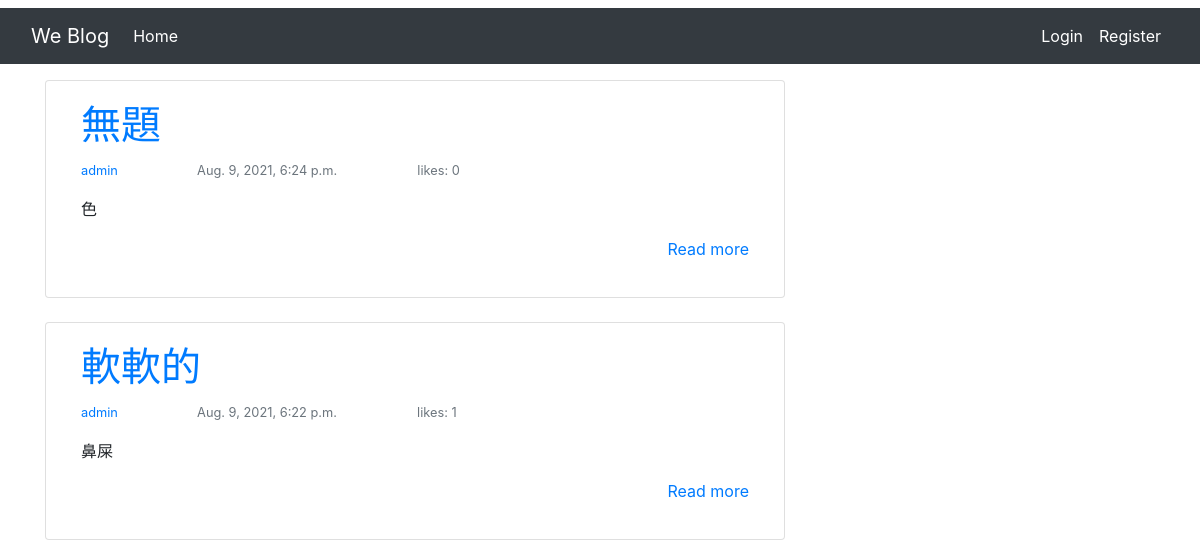
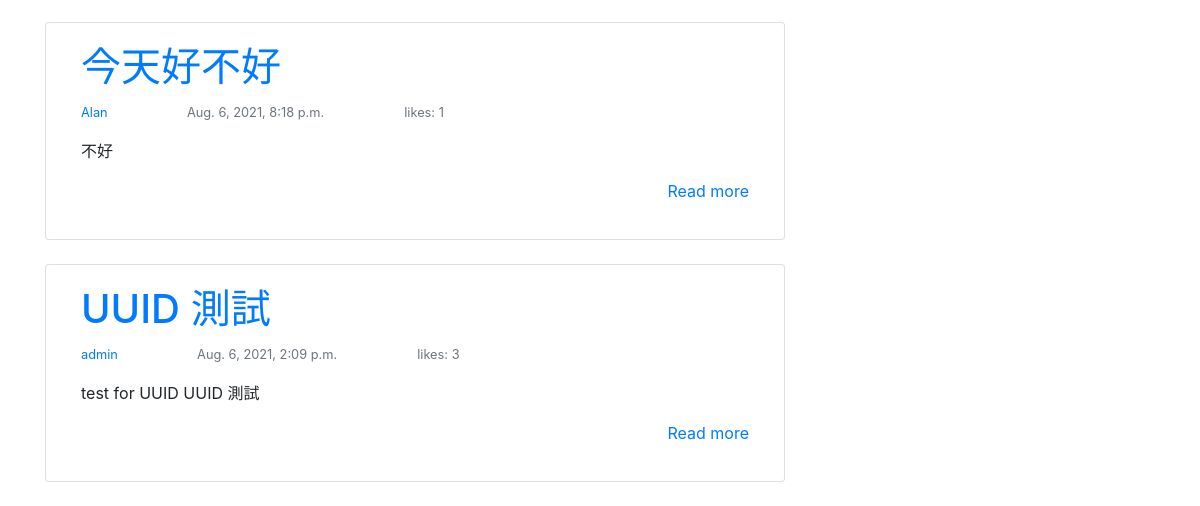
The page /blog/post/ on the database as committed earlier (2 pictures, top to bottom).
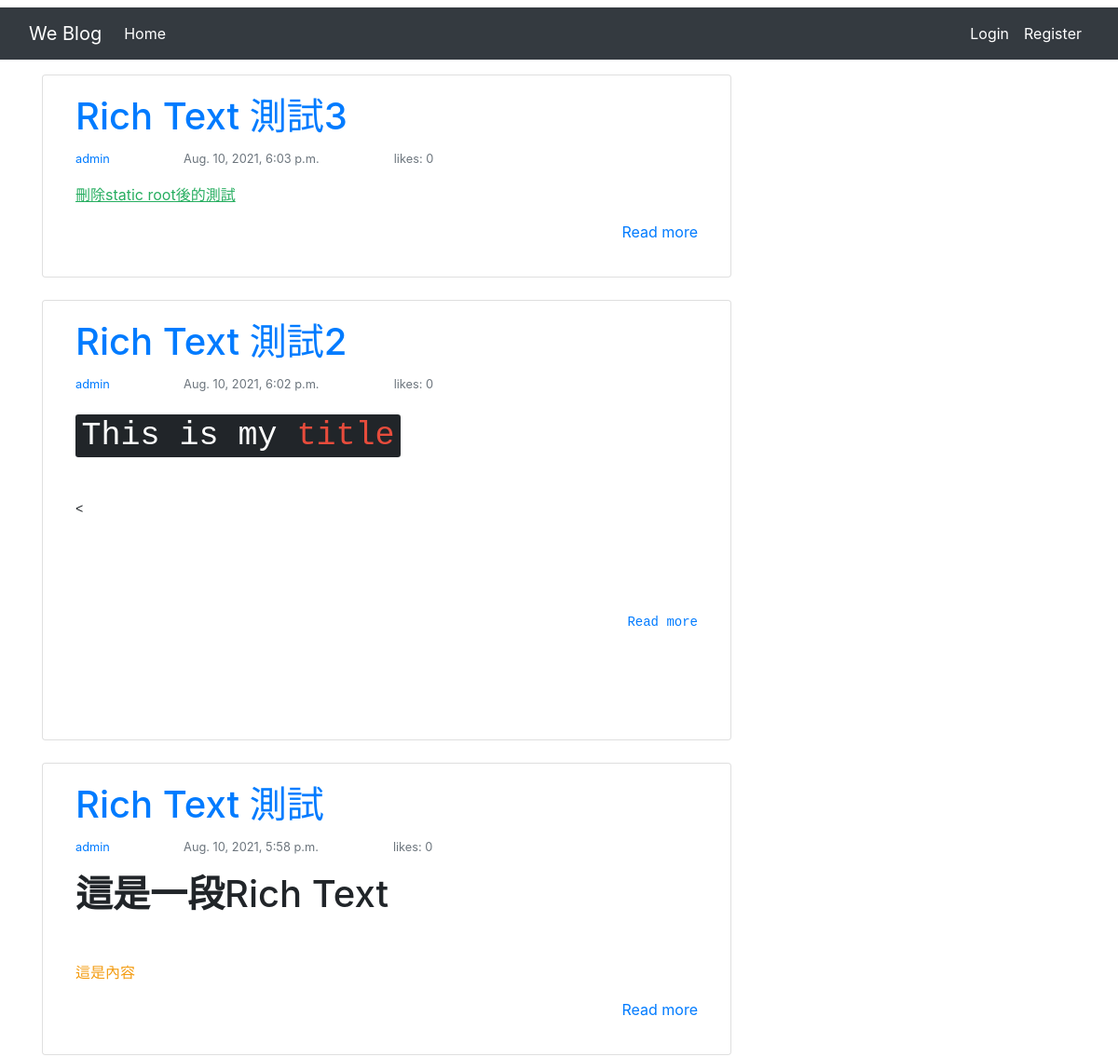
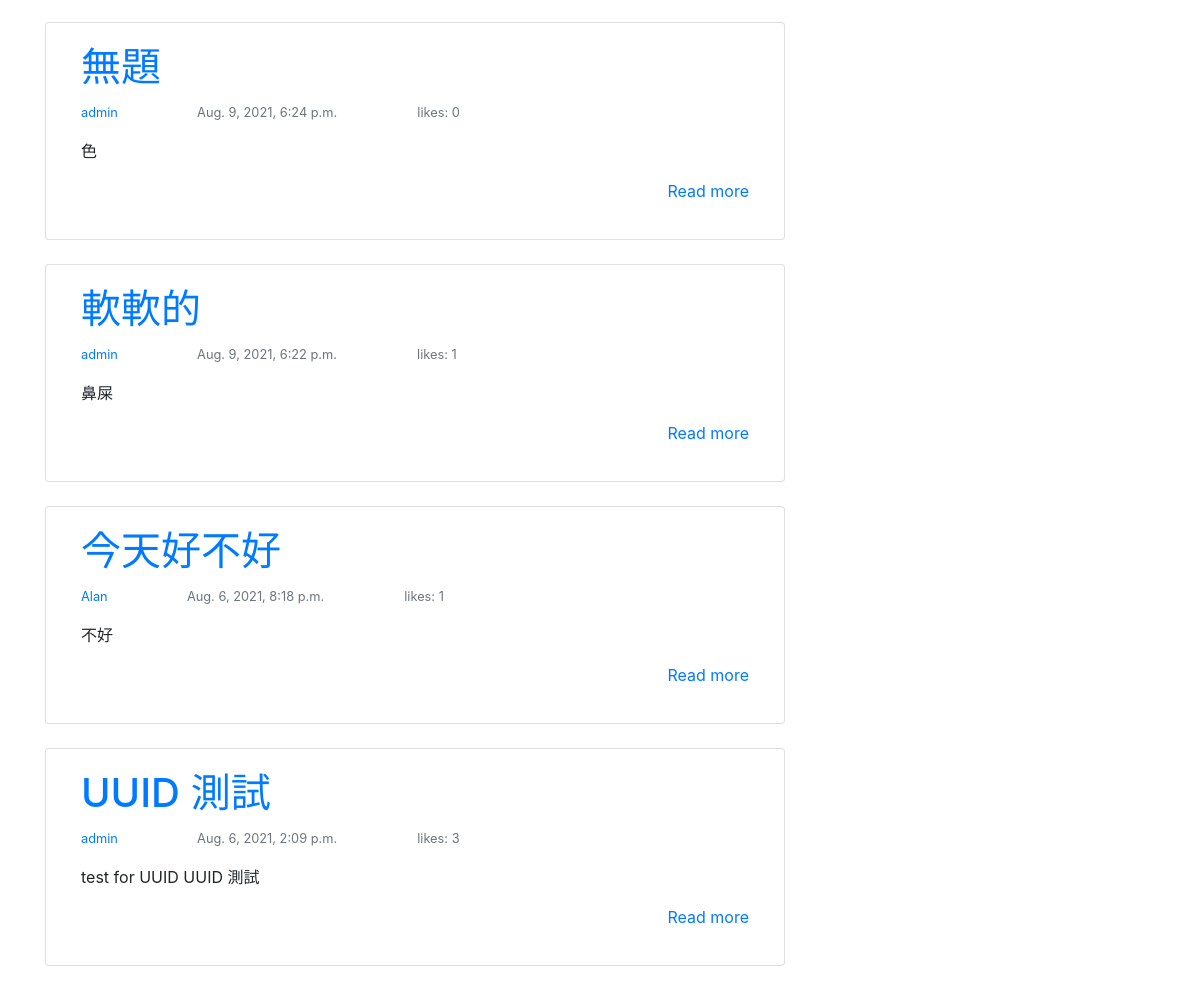
The same page on the database as committed later (2 pictures, top to bottom).
### post/models.py (models this page shows, shortened)
class Post(models.Model):
    title = models.CharField(max_length=50, unique=True)
    uuid = models.UUIDField(default=uuid.uuid4, editable=False, unique=True)
    author = models.ForeignKey(
        User, on_delete=models.CASCADE, related_name="blog_posts"
    )
    image = models.ImageField(null=True, blank=True, upload_to="images/post/")
    updated_date = models.DateTimeField(auto_now=True)
    content = RichTextField(blank=False, null=True)
    created_date = models.DateTimeField(auto_now_add=True)
    status = models.IntegerField(choices=STATUS, default=0)
    likes = models.ManyToManyField(User, related_name="blog_likes")
    class Meta:
        ordering = ["-created_date"]

### post/views.py (the view)
# urls.py: path("", PostListView.as_view(), name="post-list"),
class PostListView(ListView):
    model = Post
    template_name = "post/post_list.html"

### templates/post/post_list.html (shortened to what this page needs)
{% extends "base.html" %}
{% block content %}
    {% for post in post_list %}
        <div class="col-md-8 card mb-4  mt-3 left  top">
            <div class="card-body">
            <h1><a href="{% url 'post-detail' post.pk %}">{{ post.title }}</a></h1>
            <p class="text-muted">
                <small>
                    <a href="{% url 'user-profile' post.author.pk %}">{{ post.author }}</a>
                </small>
                <small style="margin-left: 2cm">{{ post.created_date }}</small>
                <small style="margin-left: 2cm">likes: {{ post.likes.all.count }}</small>
            </p>
            <p class="card-text">
                {{ post.content | slice:":100" | safe }}
            </p>
            <p style="text-align: right;">
                <a href="{% url 'post-detail' post.pk %}">Read more</a>
            </p>
            </div>
        </div>
    {% endfor %}
{% endblock %}

### templates/base.html (shortened to what this page needs)
<!DOCTYPE html>
<html>
    <head>
        <link rel="stylesheet" href="https://cdn.jsdelivr.net/npm/bootstrap@4.6.0/dist/css/bootstrap.min.css">
        {% load static %}
        <link rel="stylesheet" href="{% static 'css/styles.css' %}">
    </head>
    <body>
        {% include "navbar.html" %}
        <div class="container">
            {% block content %}{% endblock %}
        </div>
    </body>
</html>

### templates/navbar.html (shortened to what this page needs)
<nav class="navbar navbar-expand-lg navbar-dark bg-dark">
    <div class="container-fluid">
      <a class="navbar-brand" href="{% url 'post-list' %}">We Blog</a>
      <div class="collapse navbar-collapse" id="navbarSupportedContent">
        <ul class="navbar-nav mr-auto">
            {% if user.is_authenticated %}
                <li class="nav-item">
                    <a class="nav-link active" aria-current="page" href="{% url 'post-list' %}">Home</a>
                </li>
                <li class="nav-item">
                    <a class="nav-link active" aria-current="page" href="{% url 'post-create' %}">Add Post</a>
                </li>
            {% else %}
                <li class="nav-item">
                    <a class="nav-link active" aria-current="page" href="{% url 'post-list' %}">Home</a>
                </li>
            {% endif %}
        </ul>
        <ul class="navbar-nav ml-auto">
            {% if user.is_authenticated %}
                <li class="nav-item dropdown">
                    <a class="nav-link dropdown-toggle active" href="#" id="navbarDropdown" role="button" data-toggle="dropdown" aria-haspopup="true" aria-expanded="false">
                        {{ user.username }}
                    </a>
                    <div class="dropdown-menu" aria-labelledby="navbarDropdown">
                      <a class="dropdown-item" href="{% url 'account-setting' %}">Account Setting</a>
                      <a class="dropdown-item" href="{% url 'edit-profile' user.profile.pk %}">Edit Profile</a>
                      <a class="dropdown-item" href="{% url 'user-profile' user.profile.pk %}">Show Profile</a>
                    </div>
                  </li>
                <li class="nav-item">
                    <a class="nav-link active" aria-current="page" href="{% url 'logout' %}">Logout</a>
                </li>
            {% else %}
                <li class="nav-item">
                    <a class="nav-link active" aria-current="page" href="{% url 'login' %}">Login</a>
                </li>
                <li class="nav-item">
                    <a class="nav-link active" aria-current="page" href="{% url 'register' %}">Register</a>
                </li>
            {% endif %}
        </ul>
      </div>
    </div>
  </nav>

Rows that differ between the two databases and show on the page:
added Post: title "Rich Text 測試3", author "admin", created_date "Aug. 10, 2021, 6:03 p.m.", likes.all.count "0", content "刪除static root後的測試"
added Post: title "Rich Text 測試2", author "admin", created_date "Aug. 10, 2021, 6:02 p.m.", likes.all.count "0", content "This is my title <"
added Post: title "Rich Text 測試", author "admin", created_date "Aug. 10, 2021, 5:58 p.m.", likes.all.count "0", content "這是一段 Rich Text 這是內容"
